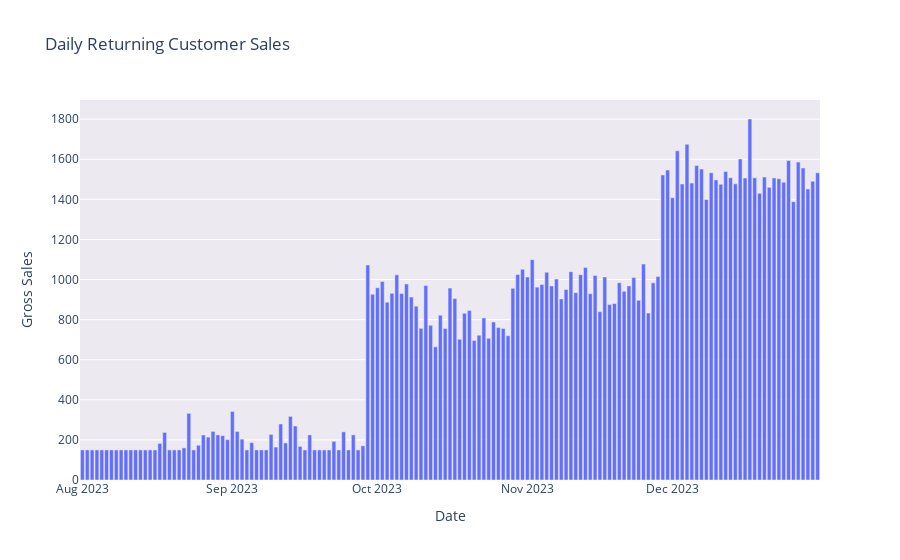

The code cell stored with this chart in its notebook:
### Code cell
# Plot Daily Returning Customer sales as bars
ret_sales_fig = go.Figure(data=[go.Bar(x=returning_customer_sales['date'], y=returning_customer_sales['gross_sales'])])
ret_sales_fig.update_layout(title='Daily Returning Customer Sales', xaxis_title='Date', yaxis_title='Gross Sales')
ret_sales_fig.update_layout(plot_bgcolor='#ece9f1')
ret_sales_fig.show()

### Figure 1 — Plotly figure (JSON) as saved in the notebook; plotly's stock layout.template omitted (floating-point values rounded to 4 significant figures; data arrays with more than 128 entries replaced by an {"elided": "..."} marker saying what was removed)
{"data": [{"type": "bar", "x": {"elided": "153 str values"}, "y": {"elided": "153 float values"}}], "layout": {"plot_bgcolor": "#ece9f1", "title": {"text": "Daily Returning Customer Sales"}, "xaxis": {"title": {"text": "Date"}}, "yaxis": {"title": {"text": "Gross Sales"}}}}
